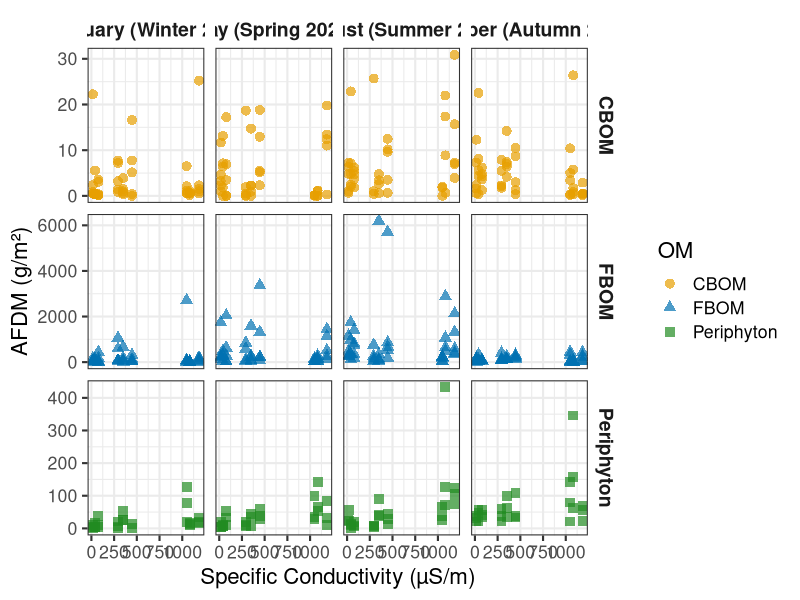
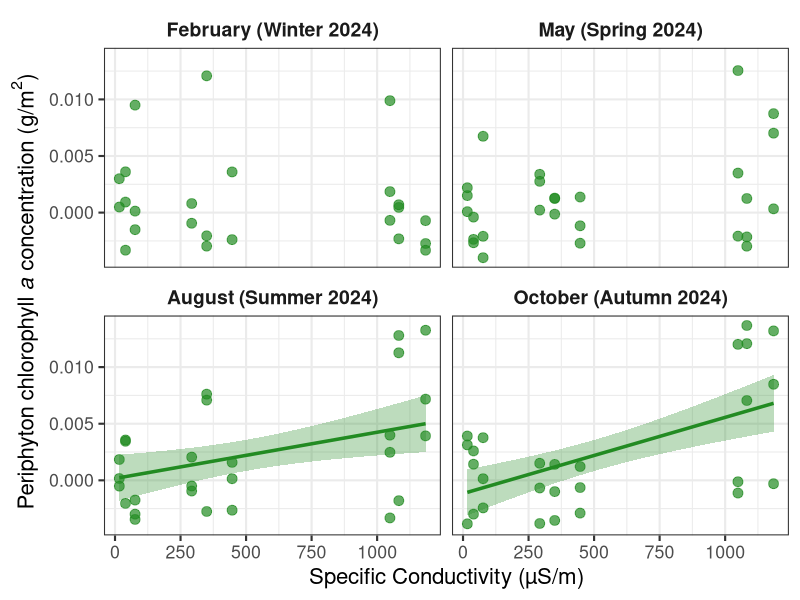
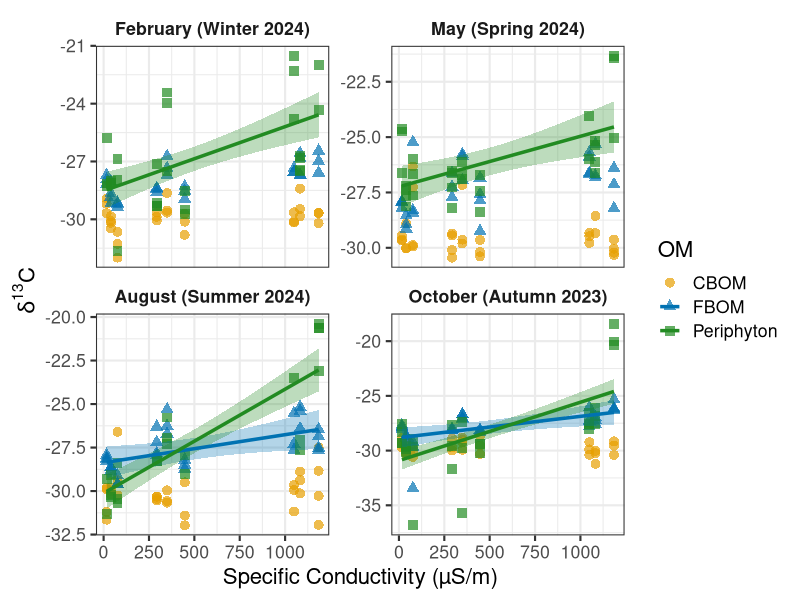
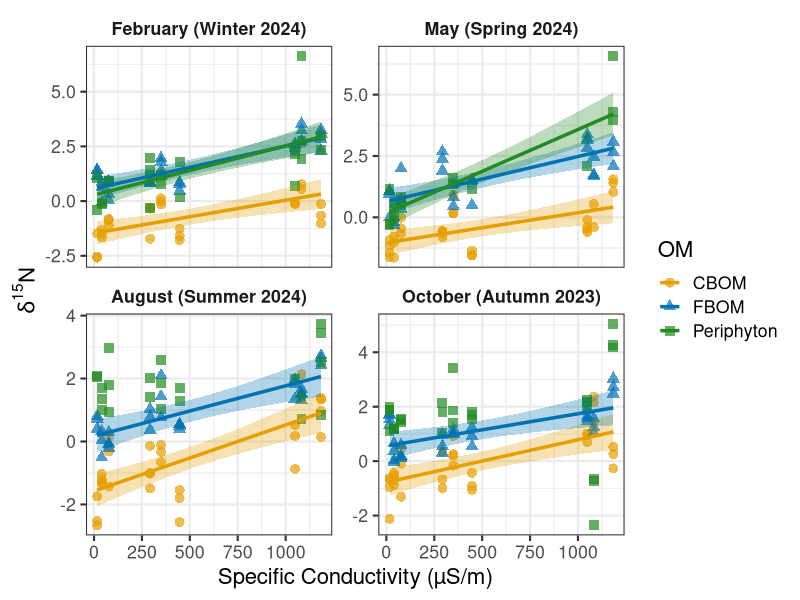
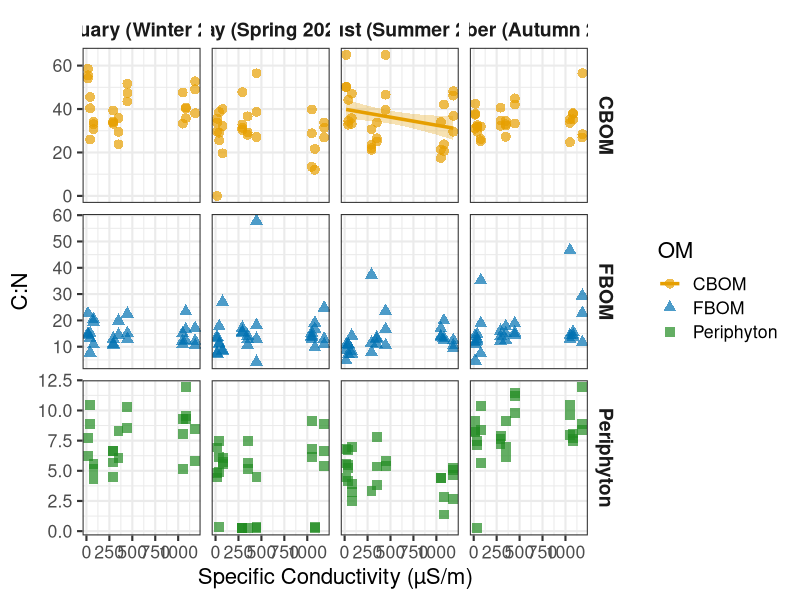
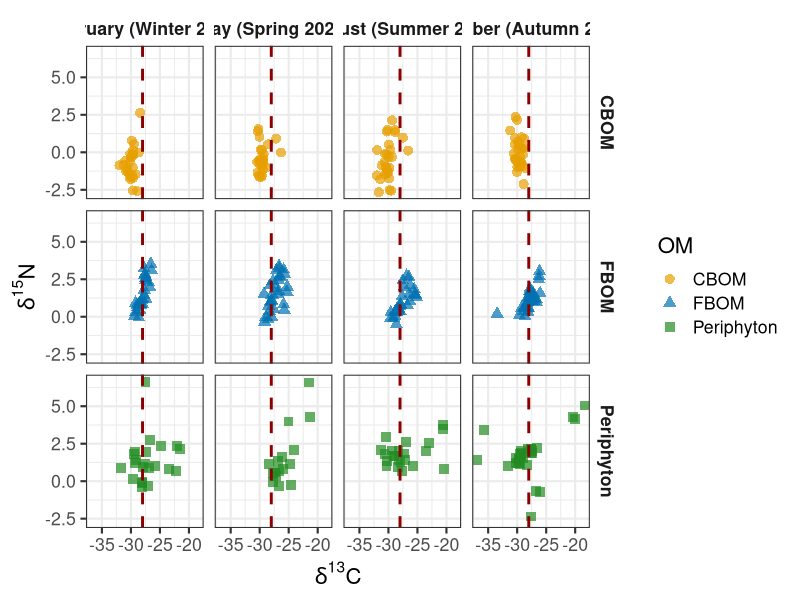
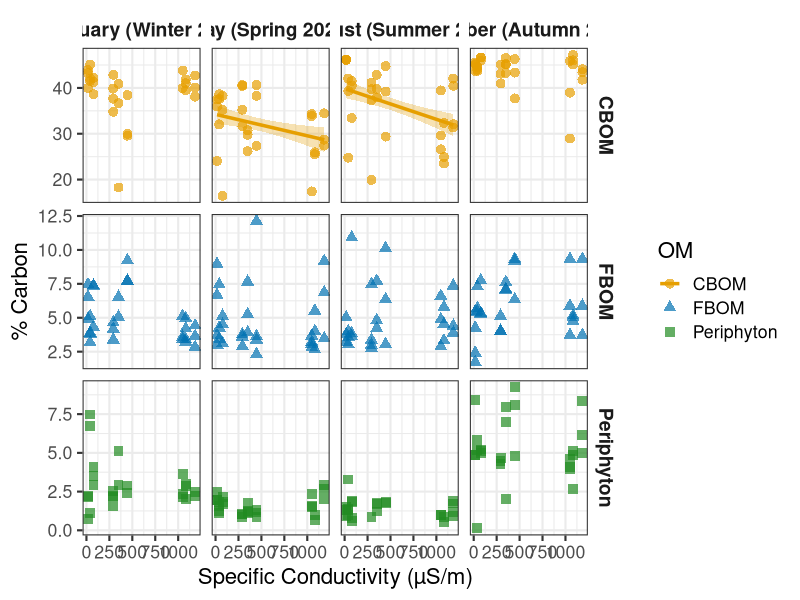
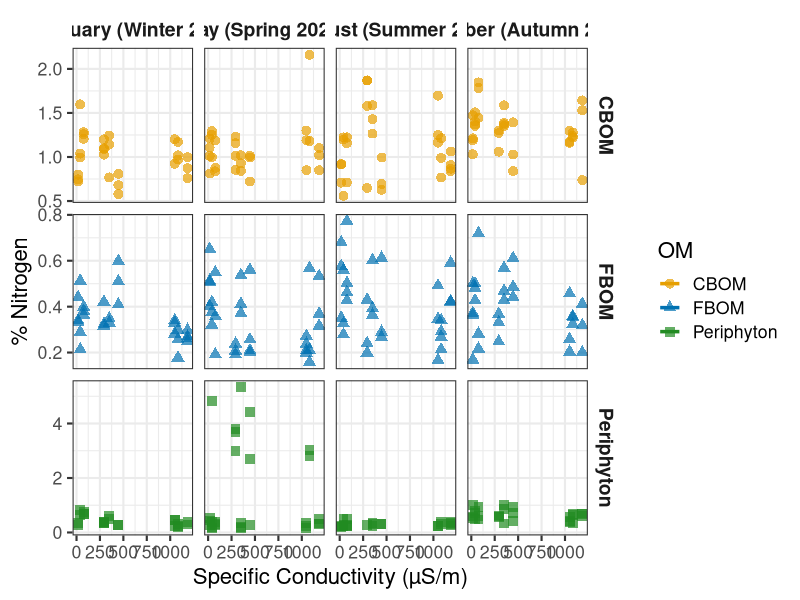

Write the R code that produced these figures, in order.
##########################################
# Organic Matter AFDM vs Salinity GLMM
# Periphyton is "algae" in-script
##########################################

# -------------------------------
# 1. Load libraries
# -------------------------------
library(tidyverse)
library(lme4)
library(lmerTest)
library(emmeans)

# -------------------------------
# 2. Read data
# -------------------------------
setwd("C:/Users/lisat/OneDrive/Desktop/Salty_Carbon_Data_and_Scripts")

df <- read.csv("SALTY_C_AFDM_YEAR_1_ALL.csv", check.names=FALSE) %>%
  mutate(
    Site  = factor(Site),
    OM    = factor(OM),  # e.g., CBOM, FBOM, Periphyton
    month = factor(Season, levels=c("February","May","August","October")),
    SC    = as.numeric(SC),
    AFDM  = as.numeric(AFDM)
  )

# -------------------------------
# 3. Plot aesthetics
# -------------------------------
OM_colors <- c("CBOM"="#E69F00", "FBOM"="#0072B2", "Periphyton"="#228B22")
OM_shapes <- c("CBOM"=16, "FBOM"=17, "Periphyton"=15)

month_labels <- c(
  "February" = "February (Winter 2024)",
  "May"      = "May (Spring 2024)",
  "August"   = "August (Summer 2024)",
  "October"  = "October (Autumn 2023)"
)

SC_seq <- seq(min(df$SC, na.rm=TRUE), max(df$SC, na.rm=TRUE), length.out=100)

# -------------------------------
# 4. Fit full model
# -------------------------------
mod_AFDM <- lmer(AFDM ~ SC * month * OM + (1 | Site), data=df)

# -------------------------------
# 5. Extract all SC slopes (table)
# -------------------------------
AFDM_SC_slopes_all <- emtrends(mod_AFDM, ~ month | OM, var="SC") %>%
  summary(infer=TRUE) %>%
  as.data.frame() %>%
  mutate(
    t_value = SC.trend / SE,
    p_value = 2 * pt(-abs(t_value), df),
    Significance = case_when(
      p_value < 0.001 ~ "***",
      p_value < 0.01  ~ "**",
      p_value < 0.05  ~ "*",
      TRUE            ~ "ns"
    ),
    SC_slope  = round(SC.trend, 2),
    Std_Error = round(SE, 2),
    t_value   = round(t_value, 2),
    p_value   = signif(p_value, 3),
    lower.CL  = round(lower.CL, 2),
    upper.CL  = round(upper.CL, 2)
  ) %>%
  select(OM, month, SC_slope, Std_Error, df, t_value, p_value, lower.CL, upper.CL, Significance)

# -------------------------------
# Print full slopes table
# -------------------------------
print("=== AFDM ~ SC Slopes by OM and Month ===")
print(AFDM_SC_slopes_all)

# -------------------------------
# Save table for manuscript
# -------------------------------
write.csv(AFDM_SC_slopes_all, "AFDM_SC_slopes_by_OM_and_Month.csv", row.names=FALSE)

# -------------------------------
# 6. Extract only significant slopes for plotting
# -------------------------------
AFDM_SC_slopes_sig <- AFDM_SC_slopes_all %>% filter(Significance != "ns")

pred_sig <- emmeans(mod_AFDM, ~ SC | month * OM, at=list(SC=SC_seq), cov.reduce=FALSE) %>%
  as.data.frame() %>%
  semi_join(AFDM_SC_slopes_sig, by=c("month","OM"))

# -------------------------------
# 7. Plot significant slopes
# -------------------------------
p_AFDM_sig <- ggplot(df, aes(SC, AFDM, color=OM, shape=OM)) +
  geom_jitter(width=0.1, size=3, alpha=0.7) +
  geom_ribbon(data=pred_sig,
              aes(x=SC, ymin=lower.CL, ymax=upper.CL, group=interaction(month,OM)),
              inherit.aes=FALSE, fill="grey70", alpha=0.3) +
  geom_line(data=pred_sig,
            aes(x=SC, y=emmean, group=interaction(month,OM)),
            inherit.aes=FALSE, color="black", size=1.2) +
  facet_grid(OM ~ month, scales="free_y", labeller=labeller(month=month_labels)) +
  scale_color_manual(values=OM_colors) +
  scale_shape_manual(values=OM_shapes) +
  theme_bw(base_size=16) +
  theme(strip.background=element_blank(),
        strip.text=element_text(size=14, face="bold")) +
  labs(x="Specific Conductivity (µS/m)", y="AFDM (g/m²)")

# -------------------------------
# Print figure
# -------------------------------
print(p_AFDM_sig)

##########################################
# Periphyton (algae in-script) CHLA vs Salinity GLMM 
##########################################

# -------------------------------
# 1. Load libraries
# -------------------------------
library(tidyverse)
library(lme4)
library(lmerTest)
library(emmeans)

# -------------------------------
# 2. Read and clean data
# -------------------------------
setwd("C:/Users/lisat/OneDrive/Desktop/Salty_Carbon_Data_and_Scripts")

df <- read.csv("SALTY_C_CHLA_ROCKS.csv", check.names=FALSE) %>%
  mutate(
    Site  = factor(Site),
    month = factor(Season, levels=c("February","May","August","October")),
    SC    = as.numeric(SC),
    CHLA  = as.numeric(CHLA)
  )

# -------------------------------
# 3. Prediction sequence
# -------------------------------
SC_seq <- seq(min(df$SC, na.rm=TRUE), max(df$SC, na.rm=TRUE), length.out=100)

# -------------------------------
# 4. Fit GLMM
# -------------------------------
mod_CHLA <- lmer(CHLA ~ SC * month + (1 | Site), data=df)

# -------------------------------
# 5. Extract SC slopes from model
# -------------------------------
CHLA_SC_slopes_all <- emtrends(mod_CHLA, ~ month, var="SC") %>%
  summary(infer=TRUE) %>%
  as.data.frame() %>%
  mutate(
    SC_slope  = signif(SC.trend, 3),
    Std_Error = signif(SE, 3),
    t_value   = signif(t.ratio, 3),
    p_value   = signif(p.value, 3),
    lower.CL  = signif(lower.CL, 3),
    upper.CL  = signif(upper.CL, 3),
    Significance = case_when(
      p_value < 0.001 ~ "***",
      p_value < 0.01  ~ "**",
      p_value < 0.05  ~ "*",
      TRUE            ~ "ns"
    )
  ) %>%
  select(month, SC_slope, Std_Error, df, t_value, p_value, lower.CL, upper.CL, Significance)

# -------------------------------
# Print full slopes table
# -------------------------------
print("=== CHLA ~ SC Slopes by Month ===")
print(CHLA_SC_slopes_all)

# -------------------------------
# Save table for manuscript
# -------------------------------
write.csv(CHLA_SC_slopes_all, "CHLA_SC_slopes_by_month.csv", row.names=FALSE)

# -------------------------------
# 6. Extract only significant slopes for plotting
# -------------------------------
CHLA_SC_slopes_sig <- CHLA_SC_slopes_all %>% filter(Significance != "ns") %>% select(month)

pred_sig <- emmeans(mod_CHLA, ~ SC | month, at=list(SC=SC_seq), cov.reduce=FALSE) %>%
  as.data.frame() %>%
  semi_join(CHLA_SC_slopes_sig, by="month")

# -------------------------------
# 7. Plot significant slopes
# -------------------------------
algae_color <- "#228B22"  # Periphyton

month_labels <- c(
  "February" = "February (Winter 2024)",
  "May"      = "May (Spring 2024)",
  "August"   = "August (Summer 2024)",
  "October"  = "October (Autumn 2024)"
)

p_CHLA_sig <- ggplot(df, aes(x=SC, y=CHLA)) +
  geom_jitter(color=algae_color, size=3, width=0.1, alpha=0.7) +
  geom_ribbon(data=pred_sig,
              aes(x=SC, ymin=lower.CL, ymax=upper.CL),
              fill=algae_color, alpha=0.3, inherit.aes=FALSE) +
  geom_line(data=pred_sig, aes(x=SC, y=emmean),
            color=algae_color, size=1.2, inherit.aes=FALSE) +
  facet_wrap(~ month, scales="fixed", labeller=labeller(month=month_labels)) +
  theme_bw(base_size=16) +
  theme(
    strip.background = element_blank(),
    strip.text = element_text(size=14, face="bold")
  ) +
  labs(
    x = "Specific Conductivity (µS/m)",
    y = expression("Periphyton chlorophyll " * italic(a) * " concentration (g/"*m^2*")")
  )

# -------------------------------
# Print figure
# -------------------------------
print(p_CHLA_sig)

##########################################
# Organic Matter Isotopes GLMM
##########################################

# -------------------------------
# 1. Load libraries
# -------------------------------
library(tidyverse)
library(lme4)
library(lmerTest)
library(emmeans)

# -------------------------------
# 2. Set working directory
# -------------------------------
setwd("C:/Users/lisat/OneDrive/Desktop/Salty_Carbon_Data_and_Scripts")

# -------------------------------
# 3. Read data
# -------------------------------
df <- read.csv("SALTY_C_SI_YEAR_1_ALL.csv", check.names = FALSE)

# -------------------------------
# 4. Data preparation
# -------------------------------
df <- df %>%
  mutate(
    Season = factor(Season, levels = c("February", "May", "August", "October")),
    Site   = factor(Site),
    OM     = factor(OM),
    SC     = as.numeric(SC),
    d13C   = as.numeric(d13C),
    d15N   = as.numeric(d15N)
  )

# -------------------------------
# 5. Fit full interaction models
# -------------------------------
mod_d13C <- lmer(d13C ~ SC * Season * OM + (1 | Site), data = df)
mod_d15N <- lmer(d15N ~ SC * Season * OM + (1 | Site), data = df)

# -------------------------------
# 6. Function to extract SC slopes for each Season × OM
# -------------------------------
extract_slopes_all <- function(model, isotope_name) {
  emtrends(model, ~ Season | OM, var = "SC") %>%
    summary(infer = TRUE) %>%
    as.data.frame() %>%
    mutate(
      t_value = SC.trend / SE,
      p_value = 2 * pt(-abs(t_value), df),
      Significance = case_when(
        p_value < 0.001 ~ "***",
        p_value < 0.01  ~ "**",
        p_value < 0.05  ~ "*",
        TRUE            ~ "ns"
      ),
      Isotope   = isotope_name,
      SC_slope  = signif(SC.trend, 3),
      Std_Error = signif(SE, 3),
      t_value   = signif(t_value, 3),
      p_value   = signif(p_value, 3)
    ) %>%
    select(Isotope, OM, Season, SC_slope, Std_Error, df, t_value, p_value, Significance)
}

# -------------------------------
# 7. Extract slopes for δ13C and δ15N
# -------------------------------
d13C_SC_slopes <- extract_slopes_all(mod_d13C, "d13C")
d15N_SC_slopes <- extract_slopes_all(mod_d15N, "d15N")

# -------------------------------
# 8. Print tables separately
# -------------------------------
cat("\n=== δ13C SC Slopes (All) ===\n")
print(d13C_SC_slopes)

cat("\n=== δ15N SC Slopes (All) ===\n")
print(d15N_SC_slopes)

# -------------------------------
# 9. Salinity prediction sequence
# -------------------------------
SC_seq <- seq(min(df$SC, na.rm = TRUE), max(df$SC, na.rm = TRUE), length.out = 100)

# -------------------------------
# 10. Predicted values by Season × OM
# -------------------------------
emm_d13C <- emmeans(mod_d13C, ~ SC | Season + OM, at = list(SC = SC_seq))
emm_d15N <- emmeans(mod_d15N, ~ SC | Season + OM, at = list(SC = SC_seq))

pred_fixed <- bind_rows(
  as.data.frame(emm_d13C) %>% mutate(Isotope = "d13C"),
  as.data.frame(emm_d15N) %>% mutate(Isotope = "d15N")
)

# Keep only significant Season × OM slopes for plotting
pred_fixed_sig <- pred_fixed %>%
  semi_join(bind_rows(
    d13C_SC_slopes %>% filter(Significance != "ns"),
    d15N_SC_slopes %>% filter(Significance != "ns")
  ), by = c("Season", "OM", "Isotope"))

# -------------------------------
# 11. Pivot raw data to long format
# -------------------------------
df_long <- df %>%
  pivot_longer(cols = c(d13C, d15N), names_to = "Isotope", values_to = "Value")

# -------------------------------
# 12. Plot aesthetics
# -------------------------------
OM_shapes <- c("CBOM" = 16, "FBOM" = 17, "Periphyton" = 15)
OM_colors <- c("CBOM" = "#E69F00", "FBOM" = "#0072B2", "Periphyton" = "#228B22")
month_labels <- c(
  "February" = "February (Winter 2024)",
  "May"      = "May (Spring 2024)",
  "August"   = "August (Summer 2024)",
  "October"  = "October (Autumn 2023)"
)

# -------------------------------
# 13. δ13C Plot
# -------------------------------
p_d13C <- ggplot(df_long %>% filter(Isotope == "d13C"),
                 aes(x = SC, y = Value, color = OM, shape = OM)) +
  geom_jitter(size = 3, width = 0.1, alpha = 0.7) +
  geom_ribbon(data = pred_fixed_sig %>% filter(Isotope == "d13C"),
              aes(x = SC, ymin = lower.CL, ymax = upper.CL,
                  fill = OM, group = interaction(Season, OM)),
              alpha = 0.3, inherit.aes = FALSE) +
  geom_line(data = pred_fixed_sig %>% filter(Isotope == "d13C"),
            aes(x = SC, y = emmean, color = OM, group = interaction(Season, OM)),
            size = 1.2, inherit.aes = FALSE) +
  scale_color_manual(values = OM_colors, guide = "legend") +
  scale_fill_manual(values = OM_colors, guide = "none") +
  scale_shape_manual(values = OM_shapes) +
  facet_wrap(~ Season, scales = "free_y", labeller = labeller(Season = month_labels)) +
  theme_bw(base_size = 16) +
  labs(x = "Specific Conductivity (µS/m)",
       y = expression(delta^{13} * "C"),
) +
  theme(strip.background = element_blank(),
        strip.text = element_text(face = "bold"))

print(p_d13C)

# -------------------------------
# 14. δ15N Plot
# -------------------------------
p_d15N <- ggplot(df_long %>% filter(Isotope == "d15N"),
                 aes(x = SC, y = Value, color = OM, shape = OM)) +
  geom_jitter(size = 3, width = 0.1, alpha = 0.7) +
  geom_ribbon(data = pred_fixed_sig %>% filter(Isotope == "d15N"),
              aes(x = SC, ymin = lower.CL, ymax = upper.CL,
                  fill = OM, group = interaction(Season, OM)),
              alpha = 0.3, inherit.aes = FALSE) +
  geom_line(data = pred_fixed_sig %>% filter(Isotope == "d15N"),
            aes(x = SC, y = emmean, color = OM, group = interaction(Season, OM)),
            size = 1.2, inherit.aes = FALSE) +
  scale_color_manual(values = OM_colors, guide = "legend") +
  scale_fill_manual(values = OM_colors, guide = "none") +
  scale_shape_manual(values = OM_shapes) +
  facet_wrap(~ Season, scales = "free_y", labeller = labeller(Season = month_labels)) +
  theme_bw(base_size = 16) +
  labs(x = "Specific Conductivity (µS/m)",
       y = expression(delta^{15} * "N"),
) +
  theme(strip.background = element_blank(),
        strip.text = element_text(face = "bold"))
print(p_d15N)

#########################################
# Organic Matter C:N Ratio GLMM
##########################################

# -------------------------------
# 1. Load libraries
# -------------------------------
library(ggplot2)
library(dplyr)
library(lme4)
library(lmerTest)
library(emmeans)

# -------------------------------
# 2. Set working directory
# -------------------------------
setwd("C:/Users/lisat/OneDrive/Desktop/Salty_Carbon_Data_and_Scripts")

# -------------------------------
# 3. Read data
# -------------------------------
df <- read.csv("SALTY_C_CN_YEAR_1_ALL.csv", check.names = FALSE)

# -------------------------------
# 4. Data preparation
# -------------------------------
df <- df %>%
  mutate(
    Site = factor(Site),
    month = factor(Season, levels = c("February", "May", "August", "October")),
    OM = factor(OM),
    SC = as.numeric(SC),
    C_N = as.numeric(C_N)
  )

# -------------------------------
# 5. Fit Full GLMM
# -------------------------------
mod_CN <- lmer(
  C_N ~ SC * month * OM + (1 | Site),
  data = df
)

# -------------------------------
# 6. Extract SC slopes for each Month × OM
# -------------------------------
CN_SC_slopes <- emtrends(
  mod_CN,
  ~ month | OM,
  var = "SC"
) %>%
  summary(infer = TRUE) %>%
  as.data.frame() %>%
  mutate(
    t_value = SC.trend / SE,
    p_value = 2 * pt(-abs(t_value), df),
    Significance = case_when(
      p_value < 0.001 ~ "***",
      p_value < 0.01  ~ "**",
      p_value < 0.05  ~ "*",
      TRUE            ~ "ns"
    ),
    SC_slope = signif(SC.trend, 3),
    Std_Error = signif(SE, 3),
    t_value = signif(t_value, 3),
    p_value = signif(p_value, 3),
    lower.CL = signif(lower.CL, 3),
    upper.CL = signif(upper.CL, 3)
  ) %>%
  select(OM, month, SC_slope, Std_Error, df, t_value, p_value, lower.CL, upper.CL, Significance)

# -------------------------------
# 7. Print SC slopes table (all)
# -------------------------------
print("=== C:N ~ SC Slopes by Month × OM (All Slopes) ===")
print(CN_SC_slopes)
write.csv(CN_SC_slopes, "CN_SC_slopes_by_month_OM.csv", row.names = FALSE)

# -------------------------------
# 8. Salinity prediction sequence
# -------------------------------
SC_seq <- seq(
  min(df$SC, na.rm = TRUE),
  max(df$SC, na.rm = TRUE),
  length.out = 100
)

# -------------------------------
# 9. Predicted values for Month × OM
# -------------------------------
emm_CN <- emmeans(
  mod_CN,
  ~ SC | month + OM,
  at = list(SC = SC_seq)
)
pred_CN <- as.data.frame(emm_CN)

# -------------------------------
# 10. Keep only significant slopes for plotting
# -------------------------------
sig_CN_slopes <- CN_SC_slopes %>%
  filter(Significance != "ns") %>%
  select(OM, month)

pred_CN_sig <- pred_CN %>%
  semi_join(sig_CN_slopes, by = c("OM", "month"))

# -------------------------------
# 11. Plot settings
# -------------------------------
OM_shapes <- c("CBOM" = 16, "FBOM" = 17, "Periphyton" = 15)
OM_colors <- c("CBOM" = "#E69F00",
               "FBOM" = "#0072B2",
               "Periphyton" = "#228B22")

month_labels <- c(
  "February" = "February (Winter 2024)",
  "May"      = "May (Spring 2024)",
  "August"   = "August (Summer 2024)",
  "October"  = "October (Autumn 2024)"
)

# -------------------------------
# 12. Faceted Plot: OM × Month (only significant lines)
# -------------------------------
p_CN <- ggplot(df, aes(x = SC, y = C_N, color = OM, shape = OM)) +
  
  # Raw data points
  geom_jitter(size = 3, width = 0.1, alpha = 0.7) +
  
  # Only significant ribbons
  geom_ribbon(
    data = pred_CN_sig,
    aes(x = SC,
        ymin = lower.CL,
        ymax = upper.CL,
        fill = OM,
        group = interaction(OM, month)),
    alpha = 0.3,
    inherit.aes = FALSE,
    show.legend = FALSE
  ) +
  
  # Only significant lines
  geom_line(
    data = pred_CN_sig,
    aes(x = SC,
        y = emmean,
        color = OM,
        group = interaction(OM, month)),
    size = 1.2,
    inherit.aes = FALSE
  ) +
  
  # Manual scales
  scale_color_manual(values = OM_colors) +
  scale_fill_manual(values = OM_colors) +
  scale_shape_manual(values = OM_shapes) +
  
  # Facet grid: OM rows × Month columns
  facet_grid(
    OM ~ month,
    labeller = labeller(month = month_labels),
    scales = "free_y"
  ) +
  
  # Theme + labels
  theme_bw(base_size = 16) +
  labs(
    x = "Specific Conductivity (µS/m)",
    y = "C:N"
  ) +
  theme(
    strip.background = element_blank(),
    strip.text = element_text(size = 14, face = "bold")
  )

# -------------------------------
# Print the faceted plot
# -------------------------------
print(p_CN)

##########################################
# Supplemental Organic Matter δ13C vs δ15N Biplot
##########################################

library(tidyverse)
library(lme4)
library(lmerTest)
library(emmeans)

# -------------------------------
# 1. Load data
# -------------------------------
setwd("C:/Users/lisat/OneDrive/Desktop/Salty_Carbon_Data_and_Scripts")
df <- read.csv("SALTY_C_SI_YEAR_1_ALL.csv", check.names = FALSE)

# -------------------------------
# 2. Prepare data
# -------------------------------
df <- df %>%
  mutate(
    Season = factor(Season, levels = c("February", "May", "August", "October")),
    Site   = factor(Site),
    OM     = factor(OM),
    SC     = as.numeric(SC),
    d13C   = as.numeric(d13C),
    d15N   = as.numeric(d15N)
  )

# -------------------------------
# 3. Fit full interaction models
# -------------------------------
mod_d13C <- lmer(d13C ~ SC * Season * OM + (1 | Site), data = df)
mod_d15N <- lmer(d15N ~ SC * Season * OM + (1 | Site), data = df)

# -------------------------------
# 4. Extract SC slopes and significance
# -------------------------------
extract_slopes <- function(model, isotope) {
  emtrends(model, ~ Season | OM, var = "SC") %>%
    summary(infer = TRUE) %>%
    as.data.frame() %>%
    mutate(
      t_value = SC.trend / SE,
      p_value = 2 * pt(-abs(t_value), df),
      Significance = case_when(
        p_value < 0.001 ~ "***",
        p_value < 0.01  ~ "**",
        p_value < 0.05  ~ "*",
        TRUE            ~ "ns"
      ),
      Isotope = isotope,
      SC_slope = SC.trend
    ) %>%
    select(Isotope, OM, Season, SC_slope, SE, df, t_value, p_value, Significance)
}

slopes_d13C <- extract_slopes(mod_d13C, "d13C")
slopes_d15N <- extract_slopes(mod_d15N, "d15N")

# Combine slope tables
all_slopes <- bind_rows(slopes_d13C, slopes_d15N)
cat("\n=== SC Slopes for δ13C and δ15N ===\n")
print(all_slopes)

# -------------------------------
# 5. Salinity sequence for predictions
# -------------------------------
SC_seq <- seq(min(df$SC, na.rm = TRUE), max(df$SC, na.rm = TRUE), length.out = 100)

# -------------------------------
# 6. Predicted values (only significant slopes)
# -------------------------------
emm_d13C <- emmeans(mod_d13C, ~ SC | Season + OM, at = list(SC = SC_seq))
emm_d15N <- emmeans(mod_d15N, ~ SC | Season + OM, at = list(SC = SC_seq))

pred <- bind_rows(
  as.data.frame(emm_d13C) %>% mutate(Isotope = "d13C"),
  as.data.frame(emm_d15N) %>% mutate(Isotope = "d15N")
)

sig_slopes <- bind_rows(
  slopes_d13C %>% filter(Significance != "ns"),
  slopes_d15N %>% filter(Significance != "ns")
)

pred_sig <- pred %>% semi_join(sig_slopes, by = c("Season", "OM", "Isotope"))

# -------------------------------
# 7. Pivot predictions to wide for biplot
# -------------------------------
pred_wide <- pred_sig %>%
  pivot_wider(names_from = Isotope, values_from = emmean) 

# -------------------------------
# 8. Plot aesthetics
# -------------------------------
OM_shapes <- c("CBOM" = 16, "FBOM" = 17, "Periphyton" = 15)
OM_colors <- c("CBOM" = "#E69F00", "FBOM" = "#0072B2", "Periphyton" = "#228B22")
month_labels <- c(
  "February" = "February (Winter 2024)",
  "May"      = "May (Spring 2024)",
  "August"   = "August (Summer 2024)",
  "October"  = "October (Autumn 2024)"
)

# -------------------------------
# 9. Biplot δ13C vs δ15N with significant slopes
# -------------------------------
ggplot(df, aes(x = d13C, y = d15N, color = OM, shape = OM)) +
  geom_point(size = 3, alpha = 0.7) +
  geom_line(data = pred_wide, aes(x = d13C, y = d15N, group = interaction(OM, Season)),
            size = 1.2, inherit.aes = FALSE) +
  geom_vline(xintercept= -28, color = "darkred", linetype= "dashed", size=1) + #can remove this if needed
  facet_grid(OM ~ Season, labeller = labeller(Season = month_labels)) +
  scale_color_manual(values = OM_colors) +
  scale_shape_manual(values = OM_shapes) +
  theme_bw(base_size = 16) +
  labs(
    x = expression(delta^{13}*"C"),
    y = expression(delta^{15}*"N"),
    color = "OM",
    shape = "OM"
  ) +
  theme(strip.background = element_blank(),
        strip.text = element_text(face = "bold"))

#########################################
# Supplemental Organic Matter Carbon (C) and Nitrogen (N) GLMM
#########################################

# -------------------------------
# 1. Load libraries
# -------------------------------
library(ggplot2)
library(dplyr)
library(lme4)
library(lmerTest)
library(emmeans)

# -------------------------------
# 2. Set working directory
# -------------------------------
setwd("C:/Users/lisat/OneDrive/Desktop/Salty_Carbon_Data_and_Scripts")

# -------------------------------
# 3. Read data
# -------------------------------
df <- read.csv("SALTY_C_CN_YEAR_1_ALL.csv", check.names = FALSE)

# -------------------------------
# 4. Data preparation
# -------------------------------
df <- df %>%
  mutate(
    Site  = factor(Site),
    month = factor(Season, levels = c("February", "May", "August", "October")),
    OM    = factor(OM),
    SC    = as.numeric(SC),
    C     = as.numeric(C),
    N     = as.numeric(N)
  )

# -------------------------------
# 5. Salinity prediction sequence
# -------------------------------
SC_seq <- seq(
  min(df$SC, na.rm = TRUE),
  max(df$SC, na.rm = TRUE),
  length.out = 100
)

# -------------------------------
# 6. Plot aesthetics
# -------------------------------
OM_shapes <- c("CBOM" = 16, "FBOM" = 17, "Periphyton" = 15)
OM_colors <- c(
  "CBOM" = "#E69F00",
  "FBOM" = "#0072B2",
  "Periphyton" = "#228B22"
)

month_labels <- c(
  "February" = "February (Winter 2024)",
  "May"      = "May (Spring 2024)",
  "August"   = "August (Summer 2024)",
  "October"  = "October (Autumn 2024)"
)

# ============================================================
# ======================= CARBON (C) =========================
# ============================================================

# -------------------------------
# 7. Fit GLMM
# -------------------------------
mod_C <- lmer(
  C ~ SC * month * OM + (1 | Site),
  data = df
)

# -------------------------------
# 8. Extract SC slopes (table)
# -------------------------------
C_SC_slopes <- emtrends(
  mod_C,
  ~ month | OM,
  var = "SC"
) %>%
  summary(infer = TRUE) %>%
  as.data.frame() %>%
  mutate(
    t_value = SC.trend / SE,
    p_value = 2 * pt(-abs(t_value), df),
    Significance = case_when(
      p_value < 0.001 ~ "***",
      p_value < 0.01  ~ "**",
      p_value < 0.05  ~ "*",
      TRUE            ~ "ns"
    )
  ) %>%
  select(OM, month, SC.trend, SE, df,
         t_value, p_value, lower.CL, upper.CL, Significance)

print("=== Carbon (C) ~ SC Slopes by Month × OM ===")
print(C_SC_slopes)
write.csv(C_SC_slopes, "C_SC_slopes_by_month_OM.csv", row.names = FALSE)

# -------------------------------
# 9. Predicted values
# -------------------------------
emm_C <- emmeans(
  mod_C,
  ~ SC | month + OM,
  at = list(SC = SC_seq)
)

pred_C <- as.data.frame(emm_C)

# -------------------------------
# 10. Keep only significant slopes
# -------------------------------
sig_C <- C_SC_slopes %>%
  filter(Significance != "ns") %>%
  select(OM, month)

pred_C_sig <- pred_C %>%
  semi_join(sig_C, by = c("OM", "month"))

# -------------------------------
# 11. Plot Carbon
# -------------------------------
p_C <- ggplot(df, aes(x = SC, y = C, color = OM, shape = OM)) +
  geom_jitter(size = 3, width = 0.1, alpha = 0.7) +
  geom_ribbon(
    data = pred_C_sig,
    aes(x = SC, ymin = lower.CL, ymax = upper.CL,
        fill = OM, group = interaction(OM, month)),
    alpha = 0.3,
    inherit.aes = FALSE,
    show.legend = FALSE
  ) +
  geom_line(
    data = pred_C_sig,
    aes(x = SC, y = emmean,
        color = OM, group = interaction(OM, month)),
    size = 1.2,
    inherit.aes = FALSE
  ) +
  scale_color_manual(values = OM_colors) +
  scale_fill_manual(values = OM_colors) +
  scale_shape_manual(values = OM_shapes) +
  facet_grid(
    OM ~ month,
    labeller = labeller(month = month_labels),
    scales = "free_y"
  ) +
  theme_bw(base_size = 16) +
  labs(
    x = "Specific Conductivity (µS/m)",
    y = "% Carbon"
  ) +
  theme(
    strip.background = element_blank(),
    strip.text = element_text(size = 14, face = "bold")
  )

print(p_C)

# ============================================================
# ====================== NITROGEN (N) ========================
# ============================================================

# -------------------------------
# 12. Fit GLMM
# -------------------------------
mod_N <- lmer(
  N ~ SC * month * OM + (1 | Site),
  data = df
)

# -------------------------------
# 13. Extract SC slopes (table)
# -------------------------------
N_SC_slopes <- emtrends(
  mod_N,
  ~ month | OM,
  var = "SC"
) %>%
  summary(infer = TRUE) %>%
  as.data.frame() %>%
  mutate(
    t_value = SC.trend / SE,
    p_value = 2 * pt(-abs(t_value), df),
    Significance = case_when(
      p_value < 0.001 ~ "***",
      p_value < 0.01  ~ "**",
      p_value < 0.05  ~ "*",
      TRUE            ~ "ns"
    )
  ) %>%
  select(OM, month, SC.trend, SE, df,
         t_value, p_value, lower.CL, upper.CL, Significance)

print("=== Nitrogen (N) ~ SC Slopes by Month × OM ===")
print(N_SC_slopes)
write.csv(N_SC_slopes, "N_SC_slopes_by_month_OM.csv", row.names = FALSE)

# -------------------------------
# 14. Predicted values
# -------------------------------
emm_N <- emmeans(
  mod_N,
  ~ SC | month + OM,
  at = list(SC = SC_seq)
)

pred_N <- as.data.frame(emm_N)

# -------------------------------
# 15. Keep only significant slopes
# -------------------------------
sig_N <- N_SC_slopes %>%
  filter(Significance != "ns") %>%
  select(OM, month)

pred_N_sig <- pred_N %>%
  semi_join(sig_N, by = c("OM", "month"))

# -------------------------------
# 16. Plot Nitrogen
# -------------------------------
p_N <- ggplot(df, aes(x = SC, y = N, color = OM, shape = OM)) +
  geom_jitter(size = 3, width = 0.1, alpha = 0.7) +
  geom_ribbon(
    data = pred_N_sig,
    aes(x = SC, ymin = lower.CL, ymax = upper.CL,
        fill = OM, group = interaction(OM, month)),
    alpha = 0.3,
    inherit.aes = FALSE,
    show.legend = FALSE
  ) +
  geom_line(
    data = pred_N_sig,
    aes(x = SC, y = emmean,
        color = OM, group = interaction(OM, month)),
    size = 1.2,
    inherit.aes = FALSE
  ) +
  scale_color_manual(values = OM_colors) +
  scale_fill_manual(values = OM_colors) +
  scale_shape_manual(values = OM_shapes) +
  facet_grid(
    OM ~ month,
    labeller = labeller(month = month_labels),
    scales = "free_y"
  ) +
  theme_bw(base_size = 16) +
  labs(
    x = "Specific Conductivity (µS/m)",
    y = "% Nitrogen"
  ) +
  theme(
    strip.background = element_blank(),
    strip.text = element_text(size = 14, face = "bold")
  )

print(p_N)
